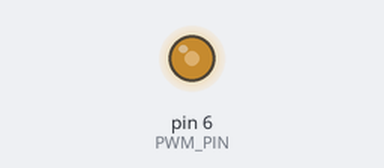
Bench run of a sketch on a simulated Arduino Nano, built with avr-gcc and run on an emulated ATmega328P. On the bench: output pins drawn as LEDs (lit = HIGH). What the sketch prints to the serial monitor is not drawn.

Above: at 0.1 s.
Timing chart, 0 to 1.6 s (numbered marks = the images above):
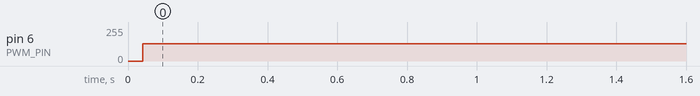

Measured:
- by itself, pin 6 (PWM_PIN): 0/255 → 128/255 at 0.04 s

The sketch:

signal-gen.ino
```cpp
#define TIMER_INTERRUPT_DEBUG 0

#define USE_TIMER_1 true

#include <ISR_Timer.h>
#include <TimerInterrupt.h>

#define PWM_PIN 6
#define PWN_FREQ_HZ 995

int port_state = LOW;

void TimerHandler1()
{
    port_state = port_state == LOW ? HIGH : LOW;
    digitalWrite(PWM_PIN, port_state);
}

#define TIMER1_INTERVAL_MS 1

void setup()
{
    Serial.begin(115200);
    Serial.println("SETUP");

    pinMode(PWM_PIN, OUTPUT);
    digitalWrite(PWM_PIN, port_state);

    ITimer1.init();

    if (ITimer1.attachInterrupt(PWN_FREQ_HZ*4, TimerHandler1, 0))
    {
        Serial.println("timer init ok");
    }
    else
    {
        Serial.println("error init timer");
    }
}

void loop()
{
}
```
